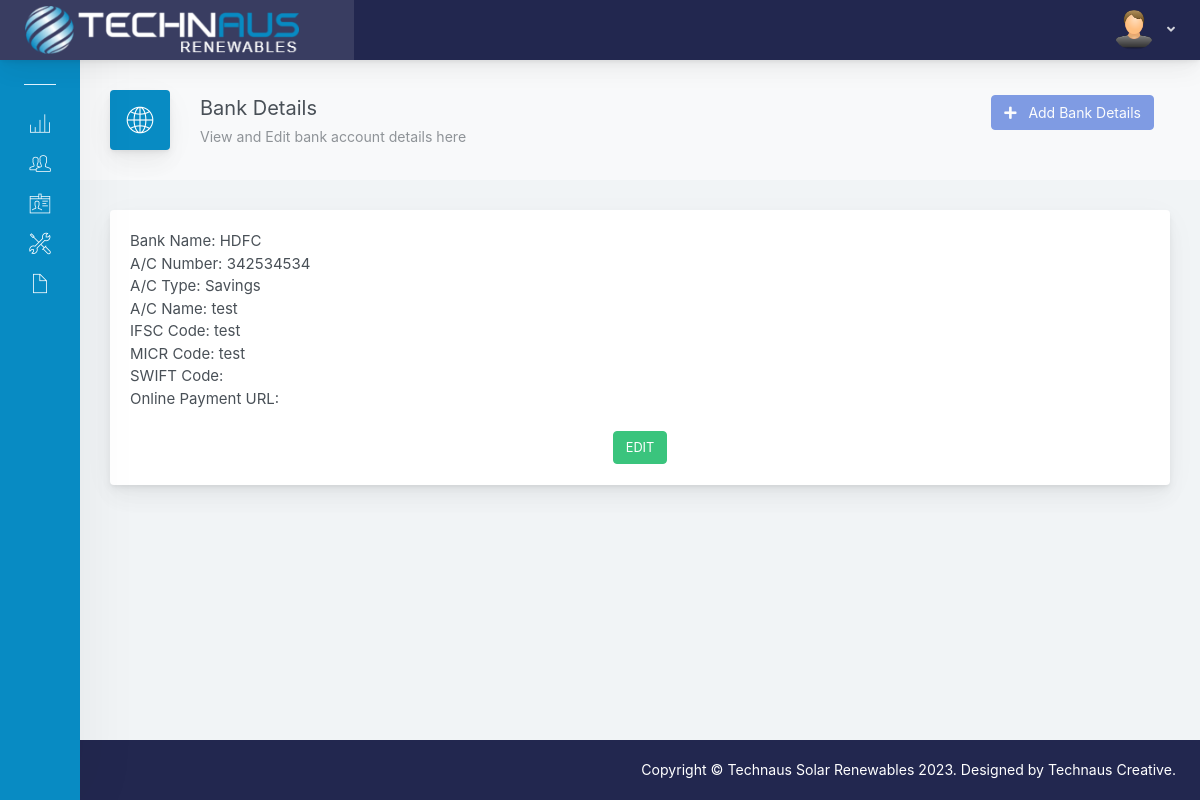
/admin_invoice/bank_details_display.php (signed in), run on the app's committed database.
### tables this page shows
CREATE TABLE `bank_details` (
  `bank_id` int(11) NOT NULL,
  `user_id` int(11) NOT NULL,
  `bank_name` varchar(100) NOT NULL,
  `account_number` varchar(200) NOT NULL,
  `acc_type` enum('Current','Savings') NOT NULL,
  `account_name` varchar(150) NOT NULL,
  `ifsc_code` varchar(200) NOT NULL,
  `micr_code` varchar(200) NOT NULL,
  `swift_code` varchar(200) NOT NULL,
  `url` varchar(100) NOT NULL
);

### admin_invoice/bank_details_display.php (the view, shortened to what this page needs)
<?php
include 'includes/db.php';
include 'includes/header.php';
include 'includes/navbar.php';
$sql= "SELECT * FROM users WHERE email = '$username'";
        $sql_run = mysqli_query($con, $sql);
        $row_a = mysqli_fetch_assoc($sql_run);
        $user_id= $row_a['id'];
        $query_b = "SELECT * FROM bank_details WHERE user_id='$user_id' ";
        $query_run_b = mysqli_query($con, $query_b);
        $row_b = mysqli_fetch_assoc($query_run_b)
    ?>
<div class="app-main__outer">
 <div class="app-main__inner">
    <div class="app-page-title">
        <div class="page-title-wrapper">
           <div class="page-title-heading">
                <div class="page-title-icon">
                    <i class="pe-7s-global">
                    </i>
                </div>
                <div>Bank Details
                    <div class="page-title-subheading">View and Edit bank account details here
                    </div>
                </div>
            </div>
            <div class="page-title-actions">
            <?php if (empty($row_b['bank_name'])) { ?><button style="font-size:14px;" type="button" class="btn mr-3 mb-3 btn-primary" data-toggle="modal" data-target="#addbank">
                                          <i class="fa fa-plus"></i>&nbsp;&nbsp;  Add Bank Details
                                        </button> <?php } else { ?>
                                          <button style="font-size:14px;" type="button" class="btn mr-3 mb-3 btn-primary" data-toggle="modal" data-target="#addbank" disabled>
                                          <i class="fa fa-plus"></i>&nbsp;&nbsp;  Add Bank Details
                                          </button>
              <?php } ?>
            </div>
         </div>
    </div>
    <div class="tab-content">
        <div class="tab-pane tabs-animation fade show active" id="tab-content-0" role="tabpanel">
            <div class="main-card mb-3 card">
                <div class="card-body" style="font-size:15px;">
        <?php
        $query = "SELECT * FROM bank_details WHERE user_id='$user_id' ";
        $query_run = mysqli_query($con, $query);
            if(mysqli_num_rows($query_run) == 0){
		echo "No record found!";
            } else {
                while($row_a = mysqli_fetch_assoc($query_run)){
                        echo "Bank Name: " . $row_a["bank_name"]. "<br>A/C Number: " . $row_a["account_number"]. "<br>A/C Type: " . $row_a["acc_type"]. "<br>A/C Name: " . $row_a["account_name"]. "<br>IFSC Code: " . $row_a["ifsc_code"]. "<br>MICR Code: " . $row_a["micr_code"]. "<br>SWIFT Code: " .$row_a["swift_code"]. "<br>Online Payment URL: " .$row_a["url"]. "";
         ?>
               <table align="center" style="margin-top:20px;"><td>
                    <form action="bank_details_edit.php" method="post">
                      <button  type="submit" name="edit_btn" class="btn btn-success"> EDIT</button>
                    </form></td>
                </table>
          <?php
                }
            }
          ?>
                </div>
             </div>
         </div>
     </div>
</div>
<?php
include 'includes/footer.php';
?>

### data on the page
bank_details: bank_name "HDFC", account_number "342534534", acc_type "Savings", account_name "test", ifsc_code "test", micr_code "test"
